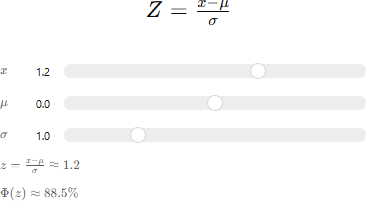
#> input picture _thesis_archive/temp_word_extract/word/media/image11.png, 366 x 211 px; its folder holds 4 pictures in this run
$ python make_grid.py
#> lines starting #> are read from the running program, lines starting #| are printed output that depends on the picture
import os
from PIL import Image, ImageDraw, ImageFont

media_dir = "temp_word_extract/word/media"
images = [f for f in os.listdir(media_dir) if os.path.getsize(os.path.join(media_dir, f)) < 10000]

# sort images logically
images.sort(key=lambda x: int(x.replace('image', '').split('.')[0]))

grid_w, grid_h = 1000, 2000
grid = Image.new('RGB', (grid_w, grid_h), color=(255, 255, 255))
#> grid: PIL image 1000x2000 RGB; every value is 255
draw = ImageDraw.Draw(grid)

x, y = 10, 10
max_h = 0
for img_name in images:
    img_path = os.path.join(media_dir, img_name)
    try:
        img = Image.open(img_path)
#> img is the input picture: PIL image 366x211 RGB; mean R, G, B 250.6, 250.6, 250.6
        img.thumbnail((300, 300))
#> img: PIL image 300x173 RGB

        # draw text label
        draw.text((x, y), img_name, fill=(0,0,0))
        y += 15

        grid.paste(img, (x, y))
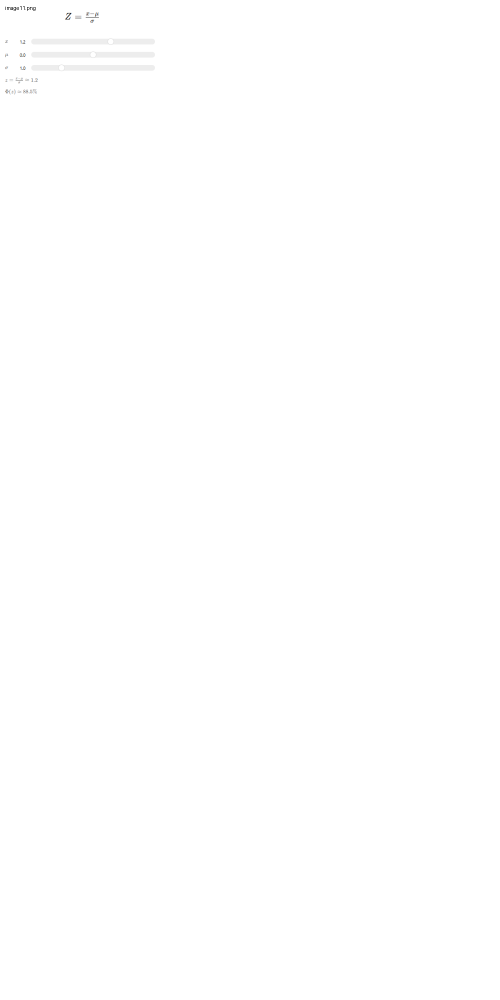
#> grid: PIL image 1000x2000 RGB (shown at 1/2 size); mean R, G, B 254.9, 254.9, 254.9
        w, h = img.size
#> w = 300; h = 173

        y += h + 20
#> y = 218
        if y > grid_h - 200:
            y = 10
            x += 350
    except Exception as e:
        print(f"Error with {img_name}: {e}")

grid.save("formula_grid.png")
print("Saved formula_grid.png")
